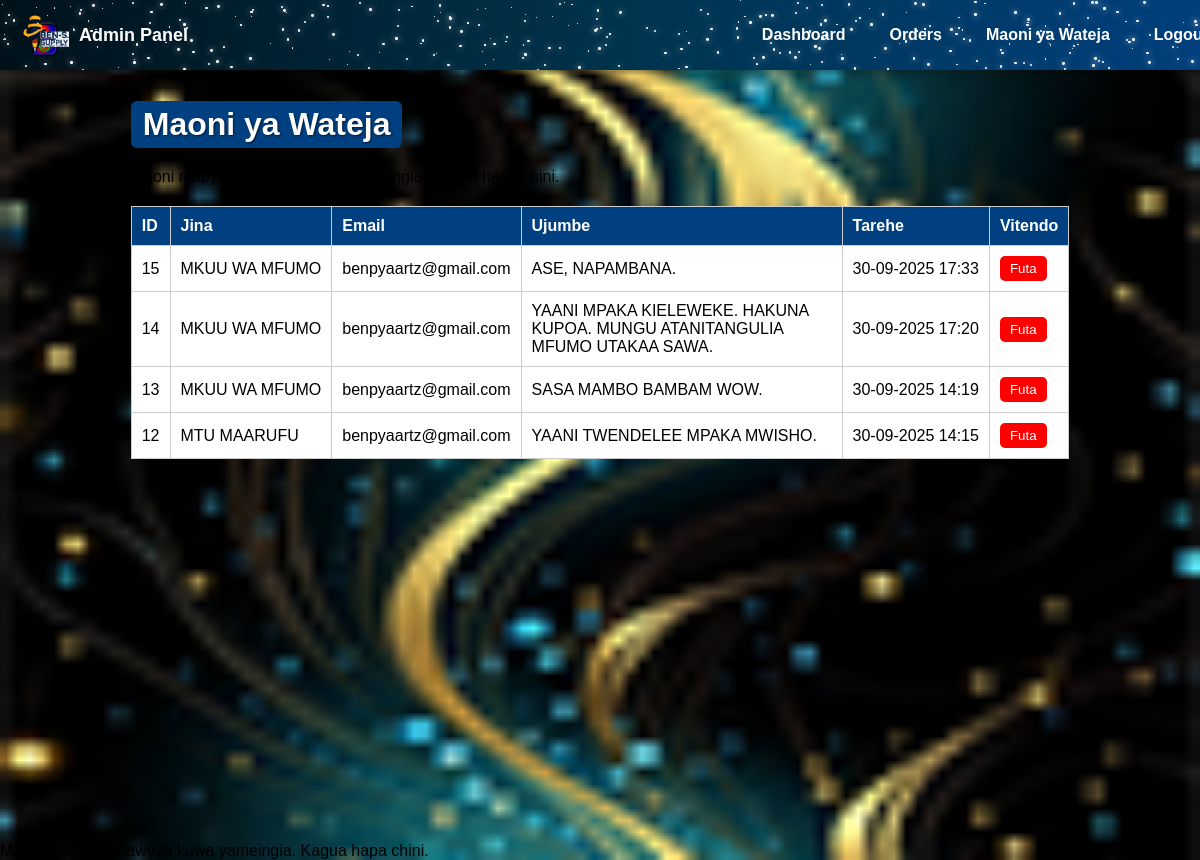
Page /admin/feedback (signed in) on the committed database.
### tables this page shows
CREATE TABLE feedback (
                id INTEGER PRIMARY KEY AUTOINCREMENT,
                name TEXT NOT NULL,
                email TEXT,
                message TEXT NOT NULL
            , created_at TEXT);

### app.py (the view)
@app.route("/admin/feedback")
def admin_feedback():
    if "admin" not in session:
        return redirect(url_for("admin_login"))
    conn = get_db_connection()
    feedbacks = conn.execute("SELECT * FROM feedback ORDER BY id DESC").fetchall()
    conn.close()
    flash("Maoni mapya yanaweza kuwa yameingia. Kagua hapa chini.", "info")
    return render_template("admin_feedback.html", feedbacks=feedbacks)

### app.py (called while the page is built)
@app.template_filter('datetimeformat')
def datetimeformat(value, format='%d-%m-%Y %H:%M'):
    if value is None:
        return "-"
    if isinstance(value, str):
        try:
            value = datetime.fromisoformat(value)
        except ValueError:
            try:
                value = datetime.strptime(value, "%Y-%m-%d %H:%M:%S")
            except ValueError:
                return value
    return value.strftime(format)

def get_db_connection():
    conn = sqlite3.connect(DB_FILE, timeout=10)
    conn.row_factory = sqlite3.Row
    return conn

### templates/admin_feedback.html (shortened to what this page needs)
{% extends "base_admin.html" %}
{% block content %}
<h1 class="highlight-title" style="text-align:center;">Maoni ya Wateja</h1>
{% with messages = get_flashed_messages(with_categories=true) %}
  {% if messages %}
    {% for category, message in messages %}
      <div class="flash {{ category }}">{{ message }}</div>
    {% endfor %}
  {% endif %}
{% endwith %}
{% if feedbacks %}
<table border="1" cellpadding="10" style="width:100%; border-collapse: collapse; background:#fff; text-align:left; margin-top:20px;">
    <thead style="background-color:#004080; color:white;">
        <tr>
            <th>ID</th>
            <th>Jina</th>
            <th>Email</th>
            <th>Ujumbe</th>
            <th>Tarehe</th>
            <th>Vitendo</th>
        </tr>
    </thead>
    <tbody>
    {% for fb in feedbacks %}
    <tr>
        <td>{{ fb.id }}</td>
        <td>{{ fb.name }}</td>
        <td>{{ fb.email or 'Hakuna' }}</td>
        <td style="max-width:300px; white-space:pre-wrap;">{{ fb.message }}</td>
        <td>{{ fb.created_at | datetimeformat }}</td>
        <td>
            <form method="POST" action="{{ url_for('admin_delete_feedback', feedback_id=fb.id) }}"
                  onsubmit="return confirm('Una hakika unataka kufuta maoni haya?');" style="display:inline;">
                <button type="submit" style="background:red; color:white; border:none; padding:5px 10px; border-radius:5px; cursor:pointer;">Futa</button>
            </form>
        </td>
    </tr>
    {% endfor %}
</tbody>
</table>
{% else %}
<p style="text-align:center; margin-top:20px; font-weight:bold;">Hakuna maoni bado.</p>
{% endif %}
{% endblock %}

### templates/admin_feedback.html (style rules this page uses)
table th, table td { padding:10px; border:1px solid #ccc; }
.highlight-title { background: #004080; color: white; padding: 5px 12px; border-radius: 6px; display: inline-block; text-shadow: 1px 1px 2px rgba(0,0,0,0.6); margin-bottom: 20px; }

### rows in the picture
feedback: id "15", name "MKUU WA MFUMO", email "benpyaartz@gmail.com", message "ASE, NAPAMBANA.", created_at "30-09-2025 17:33"
feedback: id "14", name "MKUU WA MFUMO", email "benpyaartz@gmail.com", message "YAANI MPAKA KIELEWEKE. HAKUNA KUPOA. MUNGU ATANITANGULIA MFUMO UTAKAA SAWA.", created_at "30-09-2025 17:20"
feedback: id "13", name "MKUU WA MFUMO", email "benpyaartz@gmail.com", message "SASA MAMBO BAMBAM WOW.", created_at "30-09-2025 14:19"
feedback: id "12", name "MTU MAARUFU", email "benpyaartz@gmail.com", message "YAANI TWENDELEE MPAKA MWISHO.", created_at "30-09-2025 14:15"

### other values in the picture
{{ message }} "Maoni mapya yanaweza kuwa yameingia. Kagua hapa chini."
